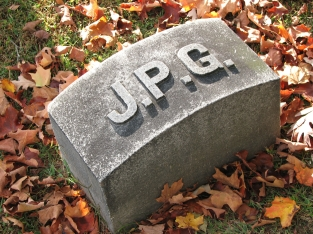
#> input picture src/encrypter_pictures/jpg.jpg, 313 x 234 px
$ python -i cript.py   (imports and definitions only)
#> lines starting #> are read from the running program, lines starting #| are printed output that depends on the picture
#!/usr/bin/python3
from PIL import Image
import os

def cript(file_name):
    """docstring for cript"""
#> called with file_name = 'jpg.jpg'
    image = Image.open(file_name)
#> image is the input picture: PIL image 313x234 RGB; mean R, G, B 127.8, 105.9, 87.1
    width, height = image.size
#> width = 313; height = 234

    key = Image.open("key.jpg")
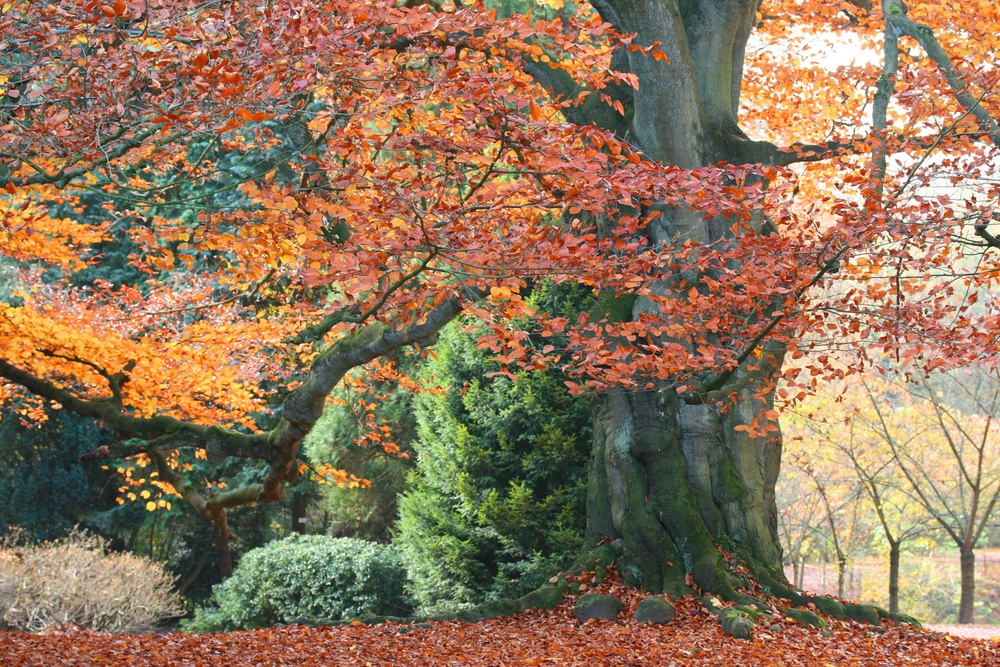
#> input picture src/encrypter_pictures/key.jpg, 1000 x 667 px, shrunk from 2250 x 1500 before the run
#> key is the input picture: PIL image 1000x667 RGB; mean R, G, B 145.6, 118.9, 91.5
    key_width, key_height = key.size
#> key_width = 1000; key_height = 667

    for x in range(width):
        for y in range(height):
            r, g, b = image.getpixel( (x,y) )
            kr, kg, kb = key.getpixel( ((x)%key_width,(y)%key_height) )
            image.putpixel( (x,y), ((r + kr)%256, (g + kg)%256, (b + kb)%256))
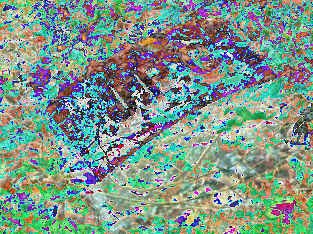
#> image: PIL image 313x234 RGB; mean R, G, B 126.3, 149.7, 138.3
    image.save('out.jpg')
    output_path = os.path.abspath("out.jpg")
    return output_path

>>> result = cript('jpg.jpg')
